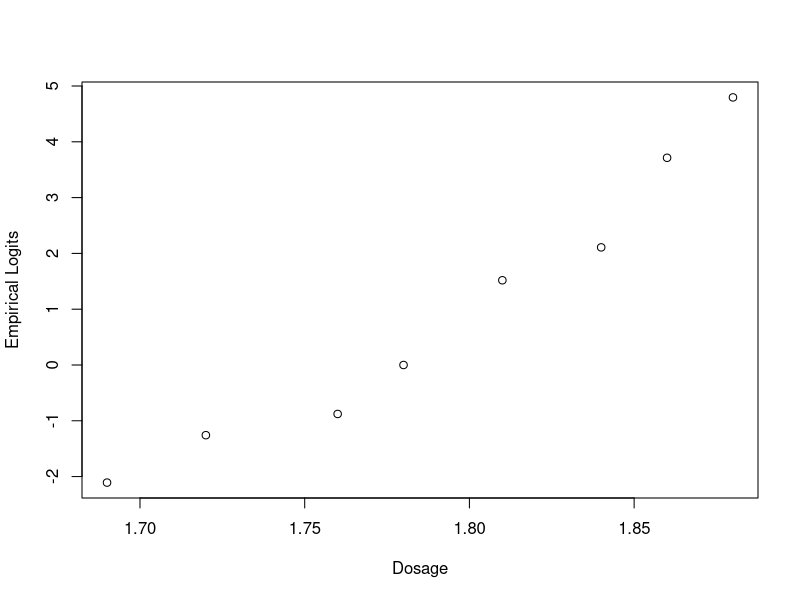
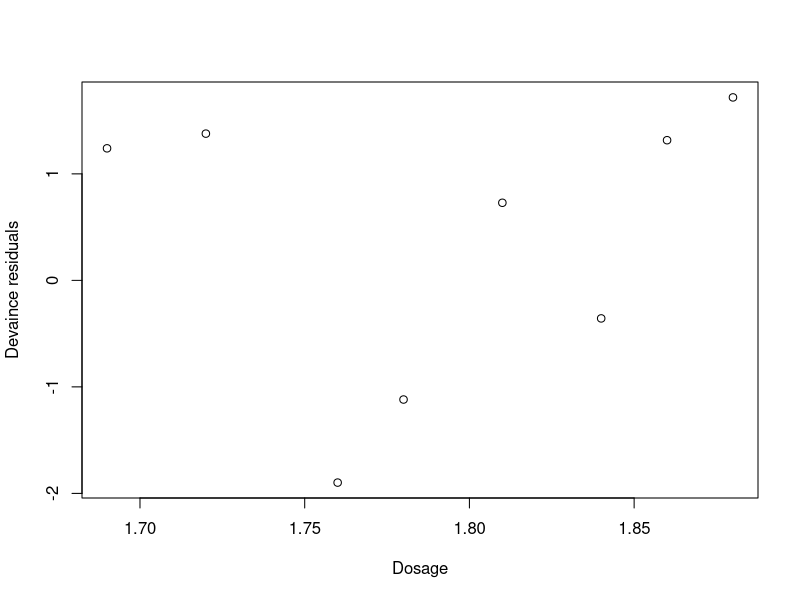
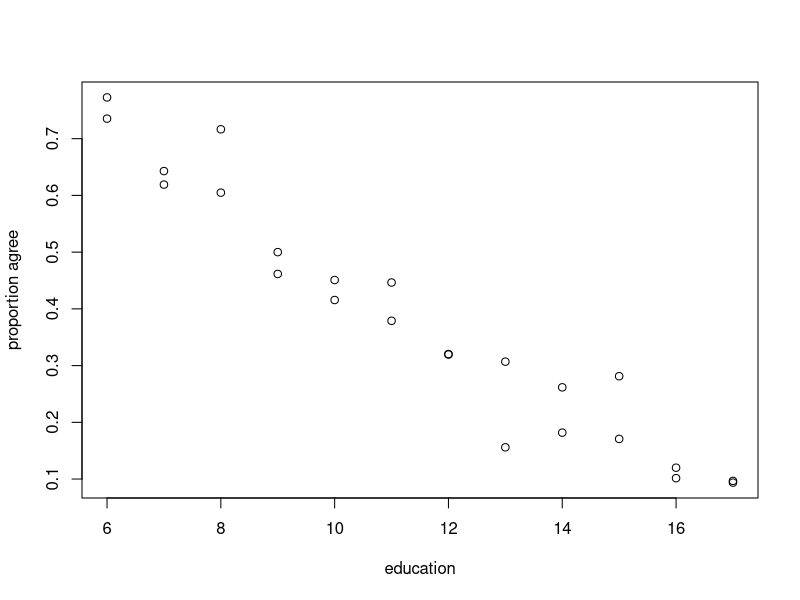

Reproduce these figures in R, in order.
## ---- chunk 1
x = c(1.69,1.72,1.76,1.78,1.81,1.84,1.86,1.88)
n = c(59,60,62,56,63,59,62,60)
y = c(6,13,18,28,52,53,61,60)

plot(x, log((y+0.5)/(n-y+0.5)), xlab = "Dosage", ylab = "Empirical Logits")
## ---- chunk 2
fit.1 = glm(y/n ~ x, family = binomial, weight = n)
summary(fit.1)
## ---- chunk 3
summary(fit.1)$cov.scaled
## ---- chunk 4
# Chi square distribution with 6 df (95% quantile)
c.val.95 = qchisq(0.95,6)
c.val.95
# Residual deviance 
deviance(fit.1)
## ---- chunk 5
# Pearson deviance 
sum(resid(fit.1, type = "pearson")^2)
## ---- chunk 6
fit.1.d.res = residuals(fit.1, type = "deviance")
plot(x, fit.1.d.res, xlab = "Dosage", ylab = "Devaince residuals")
## ---- chunk 7
fit.2 = glm(y/n ~ x + I(x^2), family = binomial, weight = n)
anova(fit.2, test = "Chi")
## ---- chunk 8
sex = c(rep("male",12),rep("female",12))
education = c(rep(6:17), rep(6:17))
agree = c(25,27,75,29,32,36,115,31,28,9,15,3,17,26,91,30,55,50,190,17,18,7,13,3)
disagree = c(9,15,49,29,45,59,245,70,79,23,110,29,5,16,36,35,67,62,403,92,81,34,115,28)
total = c(34,42,124,58,77,95,360,101,107,32,125,32,22,42,127,65,122,112,593,109,99,41,128,31)
attitude.dat = data.frame(sex,education,agree,disagree,total)

## ---- chunk 9
sex.f = factor(sex)
attitude.dat$sex.f = sex.f
education.f = factor(education)
attitude.dat$education.f = education.f

fit.1 = glm(agree/total ~ sex.f + education.f, family = binomial, weight = total, 
            data = attitude.dat)
summary(fit.1)
anova(fit.1, test = "Chi")
## ---- chunk 10
fit.2 = glm(agree/total ~ education.f + sex.f, family = binomial, weight = total, 
            data = attitude.dat)
anova(fit.2, test = "Chi")
## ---- chunk 11
fit.3 = glm(agree/total ~ education.f*sex.f, family = binomial, weight = total, 
            data = attitude.dat)
anova(fit.3, test = "Chi")
## ---- chunk 12
fit.4 = glm(agree/total ~ sex.f + education, family = binomial, weight = total, 
            data = attitude.dat)
anova(fit.4, test = "Chi")
## ---- chunk 13
fit.5 = glm(agree/total ~ education + sex.f, family = binomial, weight = total, 
            data = attitude.dat)
anova(fit.5, test = "Chi")
## ---- chunk 14
fit.6 = glm(agree/total ~ education + factor(education), family = binomial, weight = total, 
            data = attitude.dat)
anova(fit.6, test = "Chi")
## ---- chunk 15
fit.7 = glm(agree/total ~ education + I(education^2), family = binomial, weight = total, 
            data = attitude.dat)
anova(fit.7, test = "Chi")
## ---- chunk 16
fit.8 = glm(agree/total ~ education, family = binomial, weight = total, data = attitude.dat)
anova(fit.8, test = "Chi")
summary(fit.8)
## ---- chunk 17
plot(education, agree/total, xlab = "education", ylab = "proportion agree")
## ---- chunk 18
d.race = c(rep(c("white", "white", "black", "black"),2))
v.race = c(rep(c("white", "black"),4))
sentence = c(rep("yes",4), rep("no",4))
count = c(19,0,11,6,132,9,52,97)
death.dat = data.frame(d.race,v.race,sentence,count)
## ---- chunk 19
# Test 1: all three factors are mutually independent 
fit.1 = glm(count ~ d.race + v.race + sentence, family = poisson, data = death.dat)
summary(fit.1)
deviance(fit.1)

# Test 2: sentence is independent of both the defendant and the victims race
fit.2 = glm(count ~ sentence + d.race*v.race, family = poisson, data = death.dat)
summary(fit.2)
deviance(fit.2)

# Test 3: given d.race, sentence is independent of v.race
fit.3 = glm(count~ sentence*d.race + v.race*d.race, family = poisson, data = death.dat)
summary(fit.3)
deviance(fit.3)

# Test 4: given v.race, sentence is independent of d.race
fit.4 = glm(count~ sentence*v.race + d.race*v.race, family = poisson, data = death.dat)
summary(fit.4)
deviance(fit.4)
## ---- chunk 20
d.race.logit = factor(c("white","white","black","black"))
v.race.logit = factor(c("white", "black"))
yes = c(19,0,11,6)
no = c(132,9,52,97)
total = yes+no
death.dat.logit = data.frame(d.race.logit,v.race.logit,yes,total)
## ---- chunk 21
fit.5 = glm(yes/total~d.race.logit*v.race.logit, family = binomial, weight = total, 
            data = death.dat.logit)
anova(fit.5, test = "Chi")
## ---- chunk 22
fit.6 = glm(yes/total~1, family = binomial, weight = total, data = death.dat.logit)
anova(fit.6, test = "Chi")
## ---- chunk 23
fit.7 = glm(yes/total~d.race.logit, family = binomial, weight = total, 
            data = death.dat.logit)
anova(fit.7, test = "Chi")
## ---- chunk 24
fit.8 = glm(yes/total~v.race.logit, family = binomial, weight = total, 
            data = death.dat.logit)
anova(fit.8, test = "Chi")
